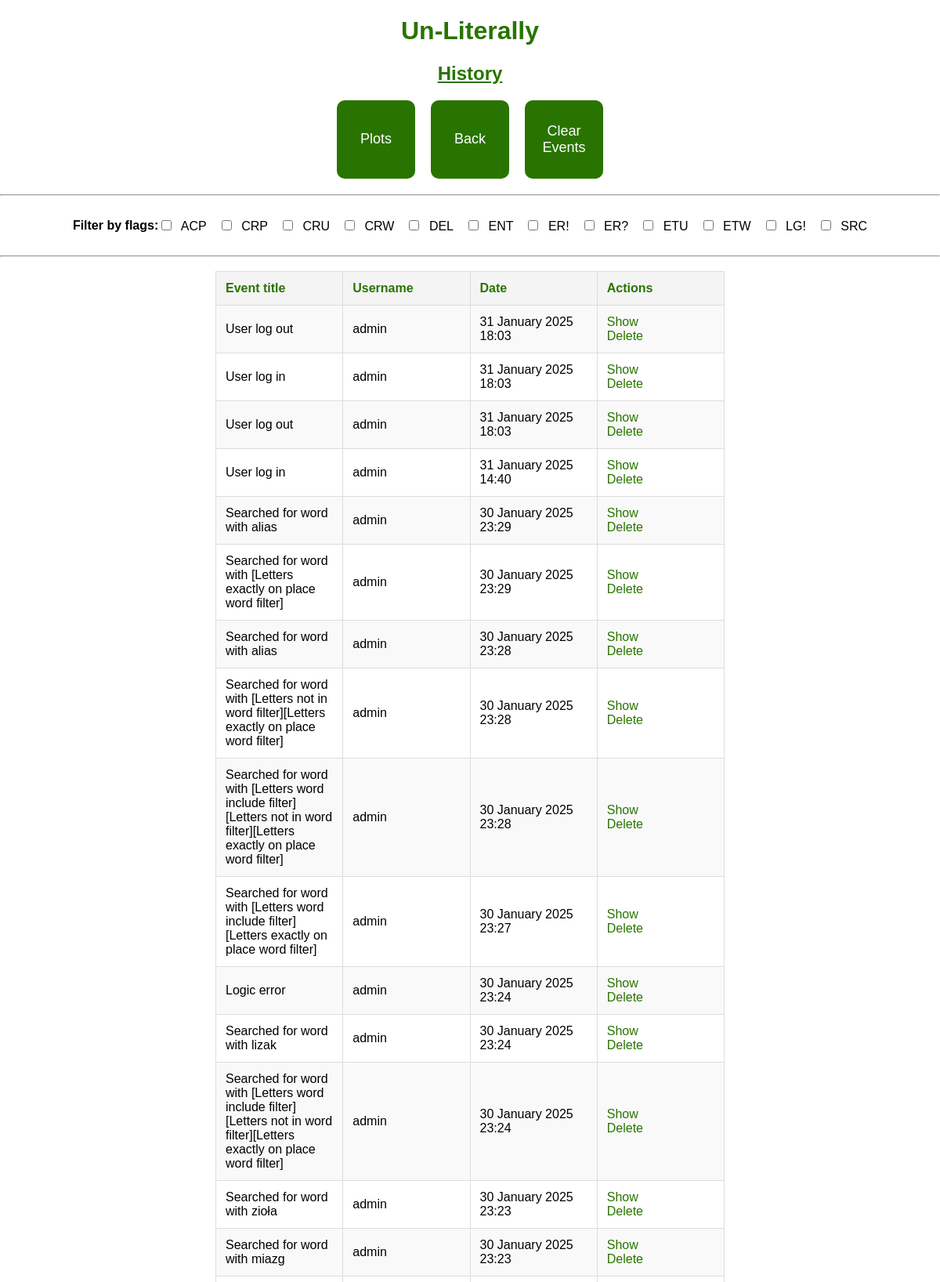
The app's page /history (signed in, upper part) with its own data.
### app.py (models this page shows)
class Flags(db.Model):
    id = db.Column(db.Integer, primary_key=True)
    name = db.Column(db.String(3), nullable=False)
    description = db.Column(db.String(5000), nullable=False)
    events = db.relationship('History', backref='flags')

class History(db.Model):
    id = db.Column(db.Integer, primary_key=True)
    flag = db.Column(db.String(3), db.ForeignKey('flags.name'))
    date = db.Column(db.DateTime, default=datetime.utcnow)
    title = db.Column(db.String(5000), nullable=False)
    description = db.Column(db.String(5000), nullable=True)
    user = db.Column(db.String(50), nullable=False)

### app.py (the view)
@app.route('/history', methods=['GET'])
@login_required
def history():
    if 1 == current_user.role_id:
        try:
            flags = Flags.query.order_by(Flags.name).all()
            events = History.query.order_by(History.date.desc()).all()
            return render_template('history.html', events=events, flags=flags)
        except Exception as e:
            title = 'There was an issue getting events'
            log_events(flag='ER?', title=title, description=e)
            return render_template('error_page.html', message=title)
    else:
        title = 'permission to look into history'
        log_events(flag='ER!', title=f'No {title}', description=None)
        return render_template('error_page.html', message=f'You dont have {title}')

### app.py (called while the page is built)
@login_manager.user_loader
def load_user(user_id):
    return User.query.get(user_id)

### templates/history.html (shortened to what this page needs)
{% extends 'base.html' %}
{% block body %}
<div class="name">
    <h1 style="text-align: center; color: #297400; font-family: Arial; font-weight: bold;">Un-Literally</h1>
    <h2 style="text-align: center; color: #297400; text-decoration: underline; font-family: Arial; font-weight: bold;">History</h2>
</div>
<div class="action-buttons">
    <button class="action-button" onclick="window.location='/history_plots_menu'">
         Plots
    </button>
    <button class="action-button" onclick="window.location='/menu'">
         Back
    </button>
    <button class="action-button" onclick="window.location='/delete/events'">
         Clear Events
    </button>
</div>
<hr>
<div class="container_row">
    <h4>Filter by flags:</h4>
    <div id="filter-checkboxes">
        {% for flag in flags %}
            <label class="filter-checkbox-label">
                <input type="checkbox" class="filter-checkbox" data-flag="{{ flag.name }}"> {{ flag.name }}
            </label>
        {% endfor %}
    </div>
</div>
<hr>
<div class="container_row">
    {% if events|length < 1 %}
        <h4 style="text-align: center;">There is no history saved</h4>
    {% else %}
        <table id="events-table">
            <tr>
                <th>Event title</th>
                <th>Username</th>
                <th>Date</th>
                <th>Actions</th>
            </tr>
            {% for event in events %}
                <tr class="event-row" data-flags="{{ event.flag }}">
                    <td>{% if event.title|length > 150 %}
                        {{ event.title[:150] + ' ...' }}
                    {% else %}
                        {{ event.title }}
                    {% endif %}</td>
                    <td>{{ event.user }}</td>
                    <td>{{ event.date.strftime("%d %B %Y %H:%M") }}</td>
                    <td>
                        <a href="/show/event_{{event.id}}">Show</a>
                        <br>
                        <a href="/delete/event_{{event.id}}">Delete</a>
                    </td>
                </tr>
            {% endfor %}
        </table>
    {% endif %}
</div>
{% endblock %}

### templates/base.html (shortened to what this page needs)
<!DOCTYPE html>
<html lang="en">
    <head>
        <link rel="stylesheet" href="{{ url_for('static', filename='css/main.css') }}">
    </head>
    <body>
        {% block body %}{% endblock %}
    </body>
</html>

### static/css/main.css (style rules this page uses)
body, html { margin: 0; font-family: sans-serif; background-color: #FFFFFF; }
.name { margin: 0 auto; width: 400px; }
table { border-collapse: collapse; width: 80%; margin: auto; border: 1px solid #5d1c75; }
th, td { padding: 10px; text-align: center; border: 1px solid #5d1c75; }
th { background-color: #e0e0e0; color: #297400; }
.container_row { display: flex; justify-content: center; align-items: center; width: 100%; margin: auto; }
button { padding: 10px 20px; font-size: 16px; border: none; cursor: pointer; transition: background-color 0.3s; }
button, input[type="submit"] { padding: 15px 40px; font-size: 18px; border: none; cursor: pointer; transition: background-color 0.3s; }

### templates/history.html (style rules this page uses)
#filter-checkboxes { display: flex; flex-wrap: wrap; gap: 15px; justify-content: flex-start; }
.filter-checkbox-label { cursor: pointer; position: relative; }
.filter-checkbox { margin-right: 8px; }
.action-buttons { display: flex; gap: 20px; justify-content: center; margin-bottom: 20px; }
.action-button { width: 100px; height: 100px; background-color: #297400; color: white; border: none; font-size: 18px; display: flex; justify-content: center; align-items: center; border-radius: 10px; cursor: pointer; text-align: center; box-sizing: border-box; }
#events-table { width: 100%; max-width: 100%; border-collapse: collapse; table-layout: fixed; margin: 10px 275px 40px 275px; }
#events-table th, #events-table td { padding: 12px; text-align: left; border: 1px solid #ddd; overflow: hidden; }
#events-table th { background-color: #f4f4f4; }
#events-table tr:nth-child(even) { background-color: #f9f9f9; }
#events-table td a { color: #297400; text-decoration: none; }

### records on screen
Flags: name "ACP"
Flags: name "CRP"
Flags: name "CRU"
Flags: name "CRW"
Flags: name "DEL"
Flags: name "ENT"
Flags: name "ER!"
Flags: name "ER?"
Flags: name "ETU"
Flags: name "ETW"
Flags: name "LG!"
Flags: name "SRC"
History: title "User log out", user "admin", date "31 January 2025 18:03"
History: title "User log in", user "admin", date "31 January 2025 18:03"
History: title "User log out", user "admin", date "31 January 2025 18:03"
History: title "User log in", user "admin", date "31 January 2025 14:40"
History: title "Searched for word with alias", user "admin", date "30 January 2025 23:29"
History: title "Searched for word with [Letters exactly on place word filter]", user "admin", date "30 January 2025 23:29"
History: title "Searched for word with alias", user "admin", date "30 January 2025 23:28"
History: title "Searched for word with [Letters not in word filter][Letters exactly on place word filter]", user "admin", date "30 January 2025 23:28"
History: title "Searched for word with [Letters word include filter][Letters not in word filter][Letters exactly on place word filter]", user "admin", date "30 January 2025 23:28"
History: title "Searched for word with [Letters word include filter][Letters exactly on place word filter]", user "admin", date "30 January 2025 23:27"
History: title "Logic error", user "admin", date "30 January 2025 23:24"
History: title "Searched for word with lizak", user "admin", date "30 January 2025 23:24"
History: title "Searched for word with [Letters word include filter][Letters not in word filter][Letters exactly on place word filter]", user "admin", date "30 January 2025 23:24"
History: title "Searched for word with zioła", user "admin", date "30 January 2025 23:23"
History: title "Searched for word with miazg", user "admin", date "30 January 2025 23:23"
